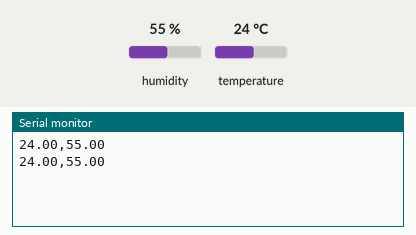
A sketch run on a simulated Arduino Uno, built with avr-gcc and run on an emulated ATmega328P. On the bench: the last lines printed to the serial monitor. Inputs (shaded band) come from the test bench; at power-on: humidity 55 %, temperature 24 °C.

Above: at 5.8 s.
5.9 s: humidity set to 22 %
At 10.9 s:
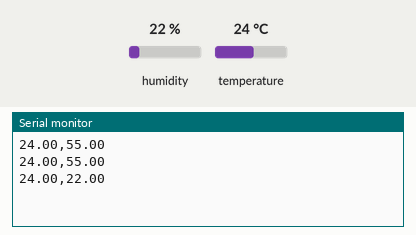
11.9 s: temperature set to 12 °C
At 15.6 s:
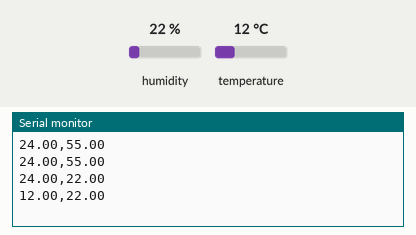
17.9 s: humidity set to 40 %
At 21.5 s:
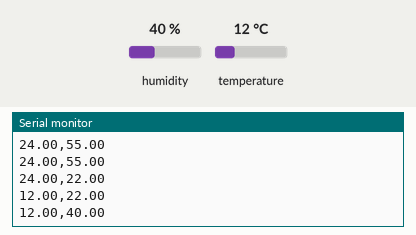
Timing chart, 0 to 23.0 s (numbered marks = the images above; inputs shaded):
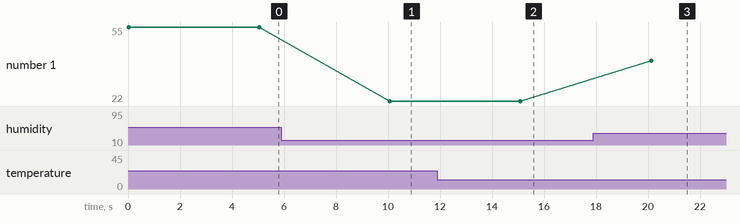

The sketch:

temp_humid_sensor.ino
```cpp
#include <DHT.h>

#define DHTPIN 2
#define DHTTYPE DHT11

DHT dht(DHTPIN, DHTTYPE);

void setup()
{
    Serial.begin(9600);
    dht.begin();
}

void loop()
{
    float temperature = dht.readTemperature();
    float humidity = dht.readHumidity();

    if (!isnan(temperature) && !isnan(humidity))
    {
        Serial.print(temperature);
        Serial.print(",");
        Serial.println(humidity);
    }

    delay(5000);
}
```

Measured:
- after the input at 5.9 s, the serial monitor: prints a new line after 4.2 s (image 1)
- after the input at 11.9 s, the serial monitor: prints a new line after 3.2 s (image 2)
- after the input at 17.9 s, the serial monitor: prints a new line after 2.2 s (image 3)
- plotted number 1: 55 → 22 after the input at 5.9 s, 22 → 40 after the input at 17.9 s
